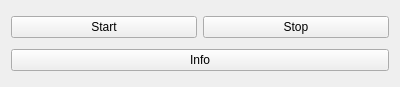
<?xml version="1.0" encoding="UTF-8"?>
<ui version="4.0">
 <class>Widget</class>
 <widget class="QWidget" name="Widget">
  <property name="geometry">
   <rect>
    <x>0</x>
    <y>0</y>
    <width>400</width>
    <height>87</height>
   </rect>
  </property>
  <property name="windowTitle">
   <string>Widget</string>
  </property>
  <layout class="QVBoxLayout" name="verticalLayout">
   <item>
    <layout class="QHBoxLayout" name="horizontalLayout">
     <item>
      <widget class="QPushButton" name="startButton">
       <property name="text">
        <string>Start</string>
       </property>
      </widget>
     </item>
     <item>
      <widget class="QPushButton" name="stopButton">
       <property name="text">
        <string>Stop</string>
       </property>
      </widget>
     </item>
    </layout>
   </item>
   <item>
    <widget class="QPushButton" name="infoButton">
     <property name="text">
      <string>Info</string>
     </property>
    </widget>
   </item>
  </layout>
 </widget>
 <layoutdefault spacing="6" margin="11"/>
 <resources/>
 <connections/>
</ui>
